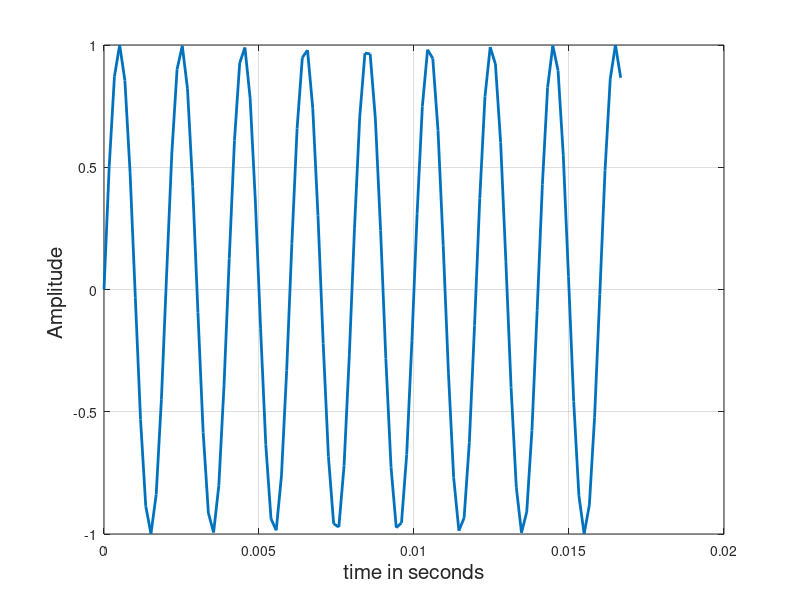

Reproduce this figure in MATLAB.
% Code for input x[n] sinusoid creation 
clear

F = 500; % Sinusoid frequency ( in Hz -- Cycles per second)
Fs = 6000; % Sampling Frequency ( in Hz --Samples per second )
n = 100;  % no. of samples     
% At n= Fs/F= 12(i.e no.of samples required per cycle) we get a single i/p cycle
t = linspace(0,n/Fs,n);   % n/Fs = no. of seconds per 100 sample 

x_n = sin(2 * pi * t * F); % input sinusoid

% coefficients in numerator(input signals in difference equation)
num = [1 0 0 1];   
% coefficients in denominator(output signals in difference equation)
den = [1 -2.56 2.22 -0.65];

plot(t, x_n,'LineWidth', 2);
grid on;
xlabel('time in seconds', 'FontSize', 15);
ylabel('Amplitude ', 'FontSize', 15);